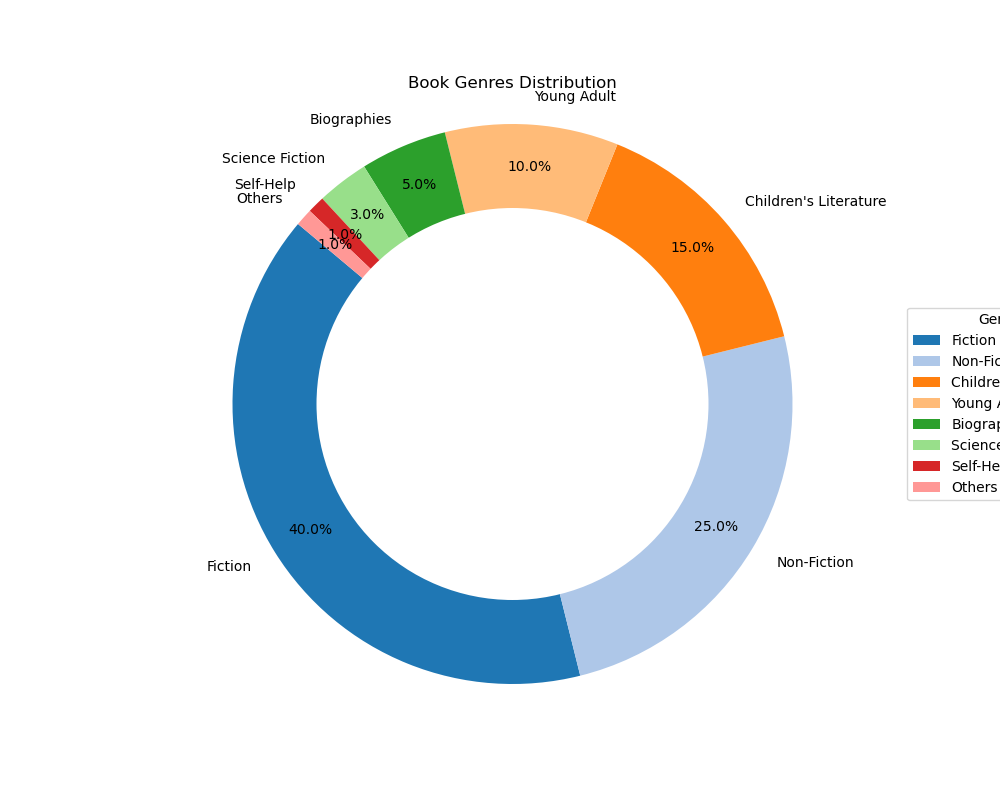

Source code (Python):

import matplotlib.pyplot as plt

# Data from the chart table
data = [
    {'Genre': 'Fiction', 'Percentage': '40%'},
    {'Genre': 'Non-Fiction', 'Percentage': '25%'},
    {'Genre': "Children's Literature", 'Percentage': '15%'},
    {'Genre': 'Young Adult', 'Percentage': '10%'},
    {'Genre': 'Biographies', 'Percentage': '5%'},
    {'Genre': 'Science Fiction', 'Percentage': '3%'},
    {'Genre': 'Self-Help', 'Percentage': '1%'},
    {'Genre': 'Others', 'Percentage': '1%'}
]

# Parse the percentage values to float and label names
percentages = [float(item['Percentage'].strip('%')) for item in data]
labels = [item['Genre'] for item in data]

# Generate color map
colors = plt.cm.tab20.colors[:len(data)]

# Create the pie chart
plt.figure(figsize=(10, 8))  # Set the figure size
plt.pie(percentages, labels=labels, colors=colors, autopct='%1.1f%%', startangle=140, pctdistance=0.85)

# Draw a circle at the center to make it a donut chart
centre_circle = plt.Circle((0,0),0.70,fc='white')
fig = plt.gcf()
fig.gca().add_artist(centre_circle)

# Equal aspect ratio ensures that pie is drawn as a circle.
plt.axis('equal')  

# Add legend to the chart
plt.legend(labels, title="Genres", loc="center left", bbox_to_anchor=(1, 0, 0.5, 1))

plt.title('Book Genres Distribution')  # Add a title
plt.show()  # Display the chart
